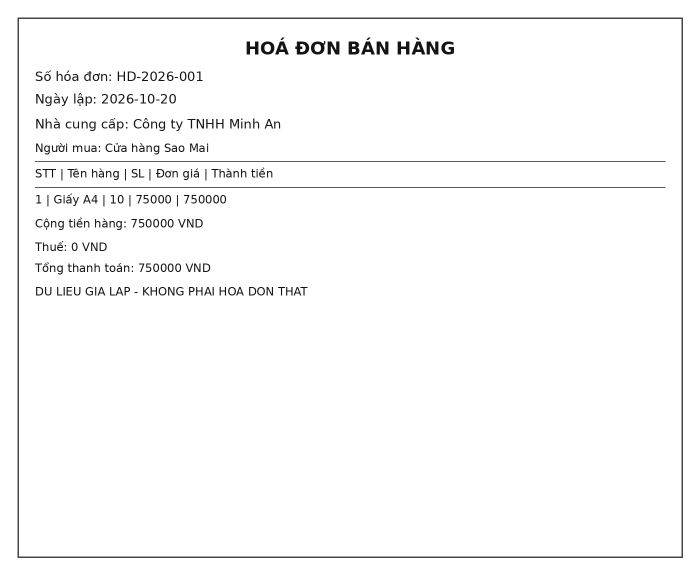
#> input picture data/raw/synthetic/sample_invoice_001.png, 1400 x 1150 px (shown at 1/2 size)
$ python -i preprocessing.py   (imports and definitions only)
#> lines starting #> are read from the running program, lines starting #| are printed output that depends on the picture; after the words box and inside, x2 and y2 are one past the last pixel; in counts of white or black regions, pixels touching at a corner belong together
#> further down, picture is the input picture: shape (1150, 1400); min 20, max 255, mean 249.4
"""Đọc và tiền xử lý ảnh tài liệu trước khi đưa vào OCR."""
from __future__ import annotations

from pathlib import Path

import cv2
import numpy as np

PREPROCESSING_MODES = (
    "original", "grayscale", "otsu", "adaptive", "clahe", "normalized", "deskew_normalized",
)


# [24 lines left out: functions load_image, save_image, not called in this run]


def _odd(value: int) -> int:
    """OpenCV yêu cầu kích thước kernel lẻ."""
    return value if value % 2 == 1 else value + 1


def normalize_illumination(gray: np.ndarray) -> np.ndarray:
    """Loại bóng đổ / sáng không đều bằng cách chia ảnh cho ước lượng nền.

    Closing (giãn rồi co) bằng kernel lớn hơn nét chữ sẽ xóa chữ và giữ lại nền;
    chia ảnh gốc cho nền đó làm nền phẳng về ~255 còn chữ vẫn tối.
    """
    kernel_size = _odd(max(15, min(gray.shape[:2]) // 25))
#> kernel_size = 47
    kernel = cv2.getStructuringElement(cv2.MORPH_ELLIPSE, (kernel_size, kernel_size))
    background = cv2.morphologyEx(gray, cv2.MORPH_CLOSE, kernel)
#> background: shape (1150, 1400); every value is 255
    background = cv2.GaussianBlur(background, (0, 0), kernel_size / 3)
    return cv2.divide(gray, background, scale=255)


# [8 lines left out: function rotate_keep_size, not called in this run]


def estimate_skew_angle(gray: np.ndarray, max_angle: float = 12.0, step: float = 0.5) -> float:
    """Ước lượng góc cần xoay (độ) để các dòng chữ nằm ngang, bằng projection profile.

    Với mỗi góc thử: xoay ảnh nhị phân (chữ=255), cộng số pixel chữ theo từng hàng.
    Khi dòng chữ nằm ngang đúng, tổng theo hàng có đỉnh nhọn (hàng chữ rất nhiều pixel,
    khe giữa dòng gần 0) nên phương sai lớn nhất. Hòa điểm thì ưu tiên góc nhỏ hơn.
    """
    binary = cv2.threshold(normalize_illumination(gray), 0, 255, cv2.THRESH_BINARY + cv2.THRESH_OTSU)[1]
#> binary: shape (1150, 1400); 97.2% white; 287 black regions (52 under 20 px), largest, box (x1, y1, x2, y2) and area: (35, 35, 1366, 1116) 14436, (70, 322, 1331, 324) 2522, (70, 374, 1331, 376) 2522
    small = cv2.resize(255 - binary, None, fx=0.4, fy=0.4, interpolation=cv2.INTER_AREA)
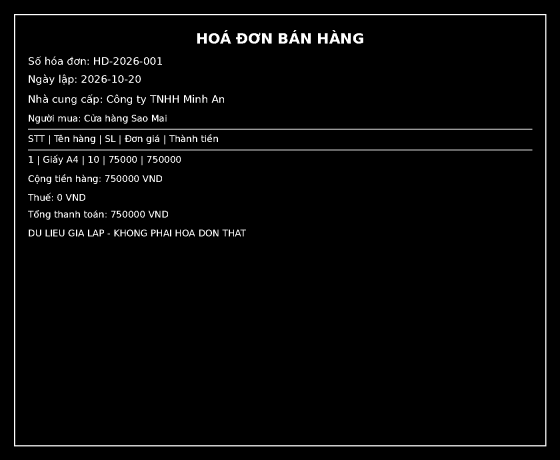
#> small: shape (460, 560); min 0, max 255, mean 7
    height, width = small.shape[:2]
#> height = 460; width = 560
    best_angle, best_score = 0.0, -1.0
    for angle in sorted(np.arange(-max_angle, max_angle + step, step), key=abs):
        matrix = cv2.getRotationMatrix2D((width / 2, height / 2), float(angle), 1.0)
        rotated = cv2.warpAffine(small, matrix, (width, height), flags=cv2.INTER_NEAREST)
        score = float(rotated.sum(axis=1).astype(np.float64).var())
        if score > best_score + 1e-9:
            best_angle, best_score = float(angle), score
#> this loop made 49 passes
#> (score, best_angle, best_score) on pass 1: (117775648.5, 0, 117775648.5)
#> score on passes 2 to 7: 47894690.4, 47366935.8, 34014722.9, 32515583.1, 29048730.4, 27511256.2
#> pass 2, in estimate_skew_angle, `rotated = cv2.warpAffine(small, matrix, (width, height), flags=cv2.INT..`:
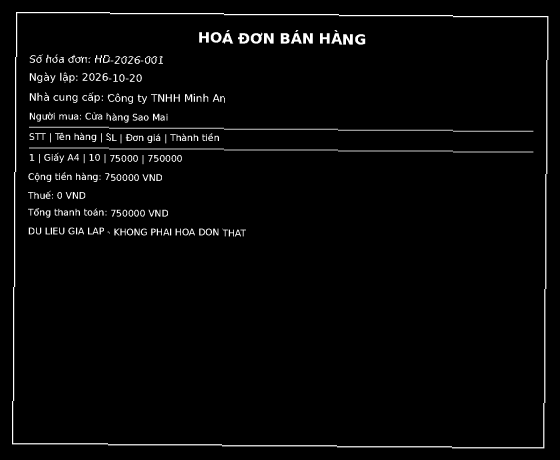
#> rotated: shape (460, 560); min 0, max 255, mean 7
#> pass 3, in estimate_skew_angle, `rotated = cv2.warpAffine(small, matrix, (width, height), flags=cv2.INT..`:
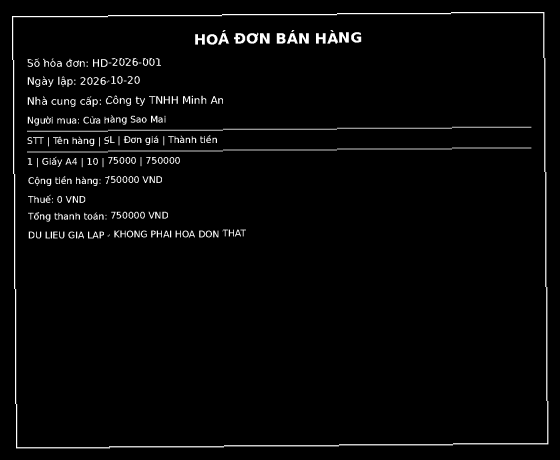
#> rotated: shape (460, 560); min 0, max 255, mean 7
#> after the loop, best_angle = 0; best_score = 117775648.5
    return best_angle


# [11 lines left out: function map_bbox_to_original, not called in this run]


def preprocess_image(image: np.ndarray, mode: str = "original") -> np.ndarray:
    """Chỉ trả ảnh đã xử lý; dùng preprocess_with_info nếu cần góc xoay."""
    return preprocess_with_info(image, mode)[0]


# [58 lines left out: functions preprocess_with_info, image_size, not called in this run]

>>> import cv2
>>> picture = cv2.imread('../../../data/raw/synthetic/sample_invoice_001.png', cv2.IMREAD_GRAYSCALE)
>>> result = estimate_skew_angle(picture)
#> result = 0

$ run again, on data/raw/synthetic/synthetic_invoice_002.png
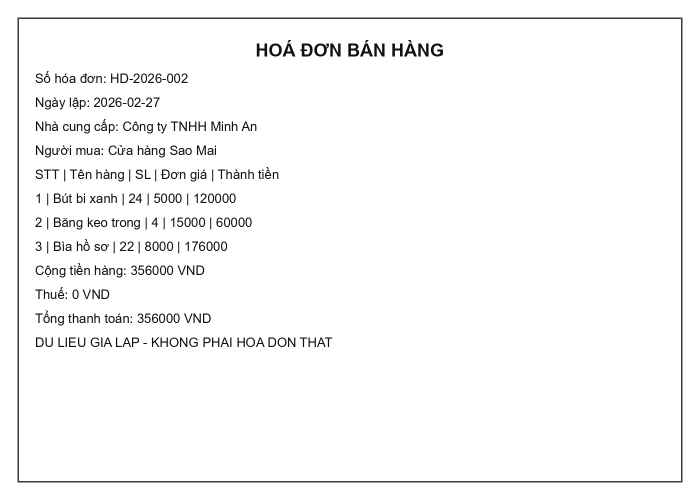
#> input picture data/raw/synthetic/synthetic_invoice_002.png, 1400 x 1000 px (shown at 1/2 size)
#> picture is the input picture: shape (1000, 1400); min 17, max 255, mean 248.2
#> background: shape (1000, 1400); every value is 255
#> binary: shape (1000, 1400); 96.9% white; 347 black regions (60 under 20 px), largest, box (x1, y1, x2, y2) and area: (35, 35, 1365, 965) 13524, (697, 87, 718, 113) 368, (629, 87, 658, 113) 363
#> in estimate_skew_angle, `small = cv2.resize(255 - binary, None, fx=0.4, fy=0.4, interpolation=c..`:
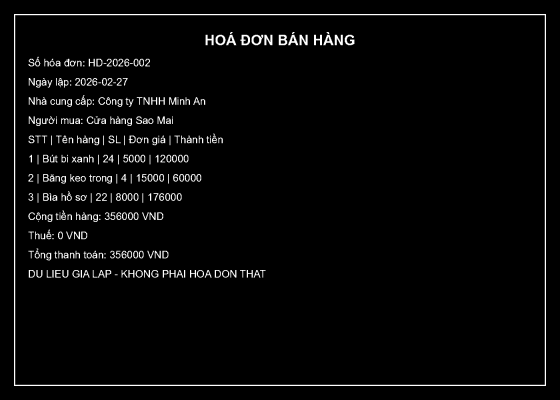
#> small: shape (400, 560); min 0, max 255, mean 7.9
#> the loop in estimate_skew_angle, `for angle in sorted(np.arange(-max_angle, max_angle + step, step), key..` made 49 passes
#> (score, best_angle, best_score) on pass 1: (118178573.4, 0, 118178573.4)
#> pass 3, in estimate_skew_angle, `rotated = cv2.warpAffine(small, matrix, (width, height), flags=cv2.INT..`:
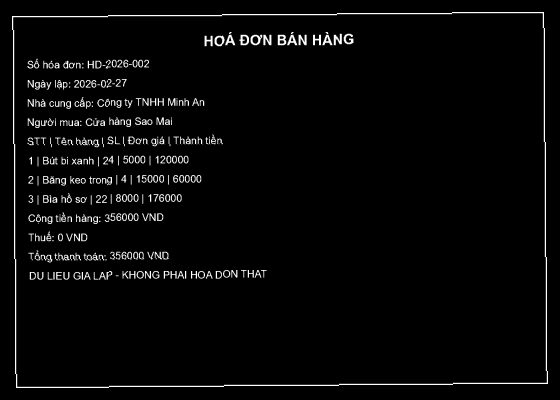
#> rotated: shape (400, 560); min 0, max 255, mean 7.9
#> after the loop in estimate_skew_angle, `for angle in sorted(np.arange(-max_angle, max_angle + step, step), key..`: best_angle = 0; best_score = 118178573.4
#> result = 0
